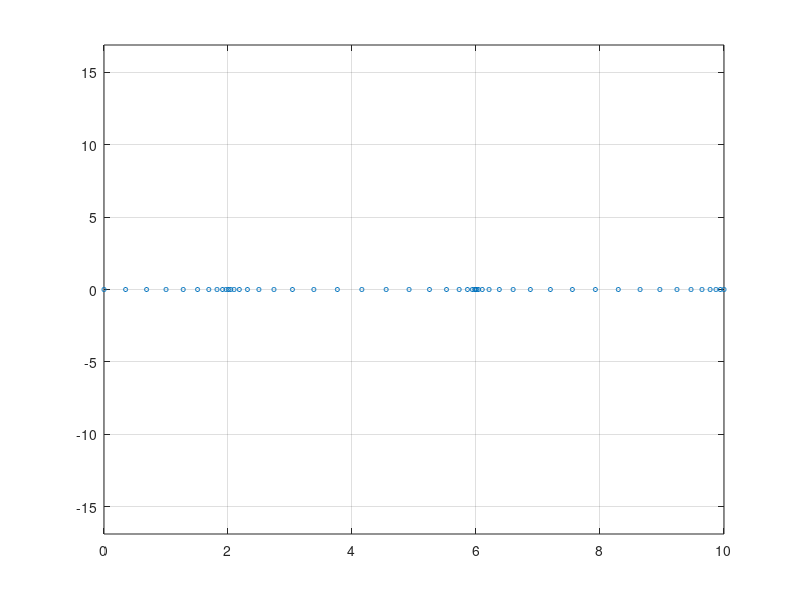

This figure's MATLAB source:
%% ===== Vibration and Acoustics Laboratory - UFSC =====
%
%   Thiago Morhy Cavalcante
%    Student in Mechanic Engineer Master course
%     ESI Project
%
%=======================================================

%% Longitudinal Waves

close all
clear
clc

% Frequency

f = 1; % Hertz

% Geometry

L = 10;

% Material Properties

E = 2.1e11; % Young's Modulus
rho = 7800; % Density

% Wavenumber

n = 5;
c = (E/rho)^0.5;
% kx = (n+1/2)*pi/L;
kx = n*pi/L;
omega = kx*c/500; % Radians per Second

% Axys

x = linspace(0,L,50);
t = linspace(0,2,250);

% Processing

nx = length(x);
nt = length(t);
sx0 = x;
sx0(end-round(nx/2-1):end) = L-x(end-round(nx/2-1):end);
sx0 = sx0+12;

sx = zeros(nt,nx);
for j = 1:nt
    
    sx(j,:) = sin(kx*x).*sx0*cos(omega*t(j));
    
end

%% Plot

figure
for j = 1:nt
    plot(x+sx(j,:)/L,zeros(1,nx),'o','Markersize',3)
    grid on
    xlim([x(1), x(end)]);
    ylim([-max(sx0), max(sx0)]);
    drawnow
    
end
